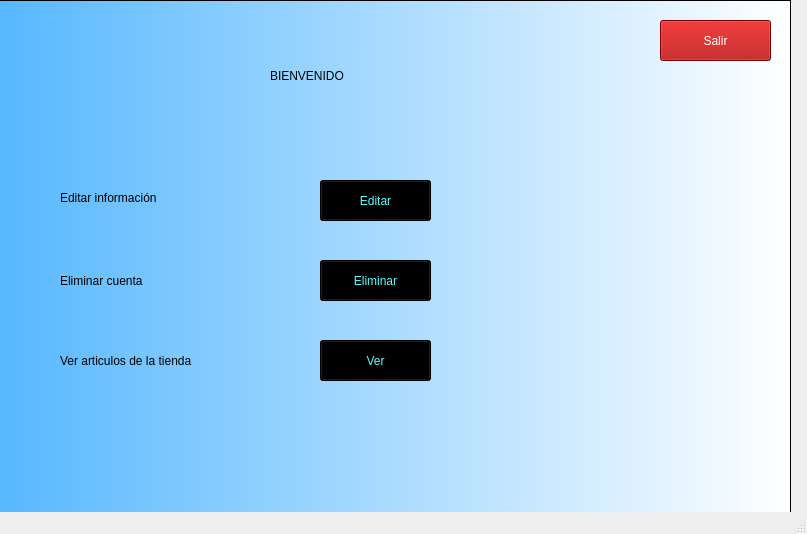
<?xml version="1.0" encoding="UTF-8"?>
<ui version="4.0">
 <class>MainWindow</class>
 <widget class="QMainWindow" name="MainWindow">
  <property name="geometry">
   <rect>
    <x>0</x>
    <y>0</y>
    <width>807</width>
    <height>534</height>
   </rect>
  </property>
  <property name="windowTitle">
   <string>MainWindow</string>
  </property>
  <widget class="QWidget" name="centralwidget">
   <widget class="QFrame" name="frame">
    <property name="geometry">
     <rect>
      <x>-10</x>
      <y>0</y>
      <width>801</width>
      <height>571</height>
     </rect>
    </property>
    <property name="styleSheet">
     <string notr="true">QWidget#frame{
background-color: qlineargradient(spread:pad, x1:0, y1:0, x2:1, y2:0, stop:0 rgba(85, 183, 255, 255), stop:1 rgba(255, 255, 255, 255));}</string>
    </property>
    <property name="frameShape">
     <enum>QFrame::StyledPanel</enum>
    </property>
    <property name="frameShadow">
     <enum>QFrame::Raised</enum>
    </property>
    <widget class="QLabel" name="label">
     <property name="geometry">
      <rect>
       <x>280</x>
       <y>60</y>
       <width>231</width>
       <height>31</height>
      </rect>
     </property>
     <property name="styleSheet">
      <string notr="true">font: 26pt &quot;MV Boli&quot;;</string>
     </property>
     <property name="text">
      <string>BIENVENIDO</string>
     </property>
    </widget>
    <widget class="QLabel" name="label_2">
     <property name="geometry">
      <rect>
       <x>70</x>
       <y>190</y>
       <width>181</width>
       <height>16</height>
      </rect>
     </property>
     <property name="styleSheet">
      <string notr="true">font: 87 12pt &quot;Arial Black&quot;;</string>
     </property>
     <property name="text">
      <string>Editar información</string>
     </property>
    </widget>
    <widget class="QLabel" name="label_3">
     <property name="geometry">
      <rect>
       <x>70</x>
       <y>270</y>
       <width>181</width>
       <height>21</height>
      </rect>
     </property>
     <property name="styleSheet">
      <string notr="true">font: 87 12pt &quot;Arial Black&quot;;</string>
     </property>
     <property name="text">
      <string>Eliminar cuenta</string>
     </property>
    </widget>
    <widget class="QPushButton" name="pushButton">
     <property name="geometry">
      <rect>
       <x>330</x>
       <y>180</y>
       <width>111</width>
       <height>41</height>
      </rect>
     </property>
     <property name="styleSheet">
      <string notr="true">background-color: rgb(0, 0, 0);
color: rgb(85, 255, 255);</string>
     </property>
     <property name="text">
      <string>Editar</string>
     </property>
    </widget>
    <widget class="QPushButton" name="pushButton_2">
     <property name="geometry">
      <rect>
       <x>670</x>
       <y>20</y>
       <width>111</width>
       <height>41</height>
      </rect>
     </property>
     <property name="styleSheet">
      <string notr="true">background-color: rgb(0, 0, 0);
color: rgb(255, 255, 255);
background-color: rgb(255, 69, 52);
background-color: rgb(170, 0, 0);</string>
     </property>
     <property name="text">
      <string>Salir</string>
     </property>
    </widget>
    <widget class="QPushButton" name="pushButton_3">
     <property name="geometry">
      <rect>
       <x>330</x>
       <y>260</y>
       <width>111</width>
       <height>41</height>
      </rect>
     </property>
     <property name="styleSheet">
      <string notr="true">background-color: rgb(0, 0, 0);
color: rgb(85, 255, 255);</string>
     </property>
     <property name="text">
      <string>Eliminar</string>
     </property>
    </widget>
    <widget class="QLabel" name="label_4">
     <property name="geometry">
      <rect>
       <x>70</x>
       <y>350</y>
       <width>231</width>
       <height>21</height>
      </rect>
     </property>
     <property name="styleSheet">
      <string notr="true">font: 87 12pt &quot;Arial Black&quot;;</string>
     </property>
     <property name="text">
      <string>Ver articulos de la tienda</string>
     </property>
    </widget>
    <widget class="QPushButton" name="pushButton_4">
     <property name="geometry">
      <rect>
       <x>330</x>
       <y>340</y>
       <width>111</width>
       <height>41</height>
      </rect>
     </property>
     <property name="styleSheet">
      <string notr="true">background-color: rgb(0, 0, 0);
color: rgb(85, 255, 255);</string>
     </property>
     <property name="text">
      <string>Ver</string>
     </property>
    </widget>
   </widget>
  </widget>
  <widget class="QMenuBar" name="menubar">
   <property name="geometry">
    <rect>
     <x>0</x>
     <y>0</y>
     <width>807</width>
     <height>21</height>
    </rect>
   </property>
  </widget>
  <widget class="QStatusBar" name="statusbar"/>
 </widget>
 <resources/>
 <connections/>
</ui>
